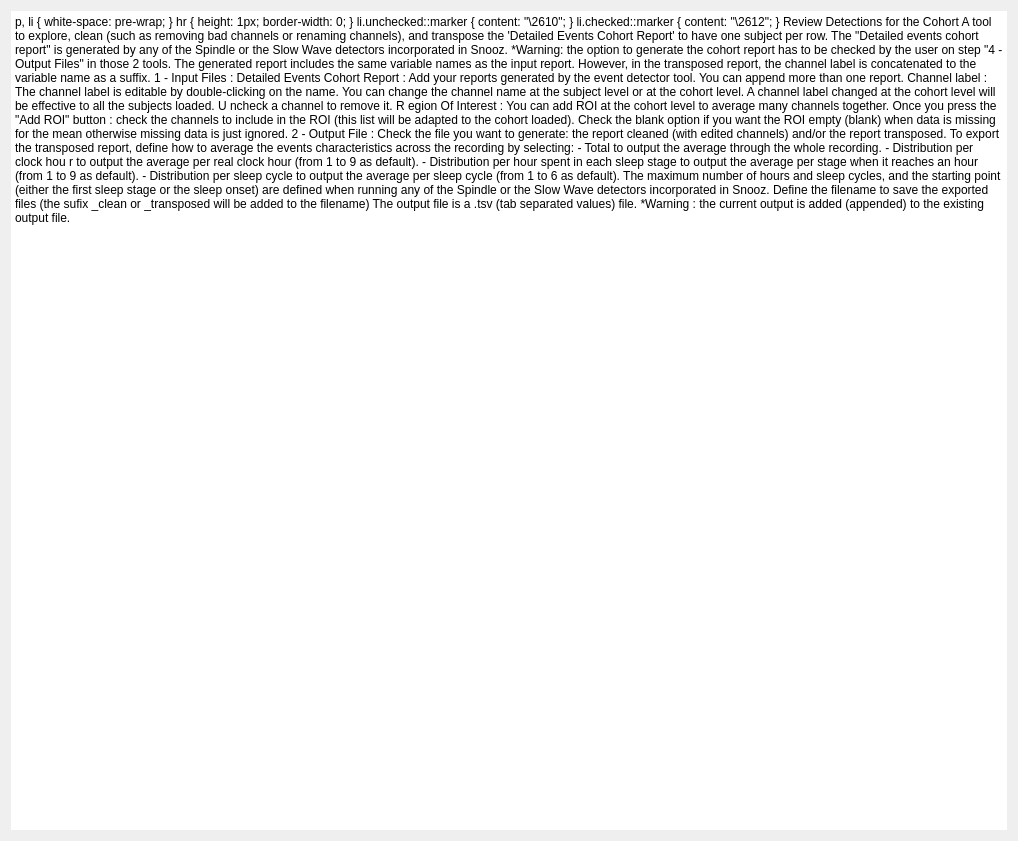
<?xml version="1.0" encoding="UTF-8"?>
<ui version="4.0">
 <class>IntroStep</class>
 <widget class="QWidget" name="IntroStep">
  <property name="geometry">
   <rect>
    <x>0</x>
    <y>0</y>
    <width>1018</width>
    <height>841</height>
   </rect>
  </property>
  <property name="windowTitle">
   <string/>
  </property>
  <layout class="QHBoxLayout" name="horizontalLayout">
   <item>
    <widget class="QTextEdit" name="textEdit">
     <property name="frameShape">
      <enum>QFrame::Shape::NoFrame</enum>
     </property>
     <property name="frameShadow">
      <enum>QFrame::Shadow::Plain</enum>
     </property>
     <property name="lineWidth">
      <number>0</number>
     </property>
     <property name="readOnly">
      <bool>true</bool>
     </property>
     <property name="html">
      <string>&lt;!DOCTYPE HTML PUBLIC &quot;-//W3C//DTD HTML 4.0//EN&quot; &quot;http://www.w3.org/TR/REC-html40/strict.dtd&quot;&gt;
&lt;html&gt;&lt;head&gt;&lt;meta name=&quot;qrichtext&quot; content=&quot;1&quot; /&gt;&lt;meta charset=&quot;utf-8&quot; /&gt;&lt;style type=&quot;text/css&quot;&gt;
p, li { white-space: pre-wrap; }
hr { height: 1px; border-width: 0; }
li.unchecked::marker { content: &quot;\2610&quot;; }
li.checked::marker { content: &quot;\2612&quot;; }
&lt;/style&gt;&lt;/head&gt;&lt;body style=&quot; font-size:12pt; font-weight:400; font-style:normal;&quot;&gt;
&lt;p style=&quot;-qt-paragraph-type:empty; margin-top:0px; margin-bottom:0px; margin-left:0px; margin-right:0px; -qt-block-indent:0; text-indent:0px;&quot;&gt;&lt;br /&gt;&lt;/p&gt;
&lt;p style=&quot; margin-top:0px; margin-bottom:0px; margin-left:0px; margin-right:0px; -qt-block-indent:0; text-indent:0px;&quot;&gt;&lt;span style=&quot; font-weight:600;&quot;&gt;Review Detections for the Cohort &lt;/span&gt;&lt;/p&gt;
&lt;p style=&quot;-qt-paragraph-type:empty; margin-top:0px; margin-bottom:0px; margin-left:0px; margin-right:0px; -qt-block-indent:0; text-indent:0px; font-weight:600;&quot;&gt;&lt;br /&gt;&lt;/p&gt;
&lt;p style=&quot; margin-top:0px; margin-bottom:0px; margin-left:0px; margin-right:0px; -qt-block-indent:0; text-indent:0px;&quot;&gt;A tool to explore, clean (such as removing bad channels or renaming channels), and transpose the 'Detailed Events Cohort Report' to have one subject per row.&lt;/p&gt;
&lt;p style=&quot;-qt-paragraph-type:empty; margin-top:0px; margin-bottom:0px; margin-left:0px; margin-right:0px; -qt-block-indent:0; text-indent:0px;&quot;&gt;&lt;br /&gt;&lt;/p&gt;
&lt;p style=&quot; margin-top:0px; margin-bottom:0px; margin-left:0px; margin-right:0px; -qt-block-indent:0; text-indent:0px;&quot;&gt;The &amp;quot;Detailed events cohort report&amp;quot; is generated by any of the Spindle or the Slow Wave detectors incorporated in Snooz.&lt;/p&gt;
&lt;p style=&quot; margin-top:0px; margin-bottom:0px; margin-left:0px; margin-right:0px; -qt-block-indent:0; text-indent:0px;&quot;&gt;*Warning: the option to generate the cohort report has to be checked by the user on step &amp;quot;4 - Output Files&amp;quot; in those 2 tools.&lt;/p&gt;
&lt;p style=&quot;-qt-paragraph-type:empty; margin-top:0px; margin-bottom:0px; margin-left:0px; margin-right:0px; -qt-block-indent:0; text-indent:0px;&quot;&gt;&lt;br /&gt;&lt;/p&gt;
&lt;p style=&quot; margin-top:0px; margin-bottom:0px; margin-left:0px; margin-right:0px; -qt-block-indent:0; text-indent:0px;&quot;&gt;The generated report includes the same variable names as the input report. However, in the transposed report, the channel label is concatenated to the variable name as a suffix.&lt;/p&gt;
&lt;p style=&quot;-qt-paragraph-type:empty; margin-top:0px; margin-bottom:0px; margin-left:0px; margin-right:0px; -qt-block-indent:0; text-indent:0px;&quot;&gt;&lt;br /&gt;&lt;/p&gt;
&lt;p style=&quot; margin-top:0px; margin-bottom:0px; margin-left:0px; margin-right:0px; -qt-block-indent:0; text-indent:0px;&quot;&gt;&lt;span style=&quot; text-decoration: underline;&quot;&gt;1 - Input Files :&lt;/span&gt;&lt;/p&gt;
&lt;p style=&quot;-qt-paragraph-type:empty; margin-top:0px; margin-bottom:0px; margin-left:0px; margin-right:0px; -qt-block-indent:0; text-indent:0px; text-decoration: underline;&quot;&gt;&lt;br /&gt;&lt;/p&gt;
&lt;p style=&quot; margin-top:0px; margin-bottom:0px; margin-left:0px; margin-right:0px; -qt-block-indent:0; text-indent:0px;&quot;&gt;&lt;span style=&quot; font-weight:700;&quot;&gt;Detailed Events Cohort Report : &lt;/span&gt;&lt;/p&gt;
&lt;p style=&quot; margin-top:0px; margin-bottom:0px; margin-left:0px; margin-right:0px; -qt-block-indent:0; text-indent:0px;&quot;&gt;Add your reports generated by the event detector tool.&lt;/p&gt;
&lt;p style=&quot; margin-top:0px; margin-bottom:0px; margin-left:0px; margin-right:0px; -qt-block-indent:0; text-indent:0px;&quot;&gt;You can append more than one report. &lt;/p&gt;
&lt;p style=&quot;-qt-paragraph-type:empty; margin-top:0px; margin-bottom:0px; margin-left:0px; margin-right:0px; -qt-block-indent:0; text-indent:0px;&quot;&gt;&lt;br /&gt;&lt;/p&gt;
&lt;p style=&quot; margin-top:0px; margin-bottom:0px; margin-left:0px; margin-right:0px; -qt-block-indent:0; text-indent:0px;&quot;&gt;&lt;span style=&quot; font-weight:700;&quot;&gt;Channel label : &lt;/span&gt;&lt;/p&gt;
&lt;p style=&quot; margin-top:0px; margin-bottom:0px; margin-left:0px; margin-right:0px; -qt-block-indent:0; text-indent:0px;&quot;&gt;&lt;span style=&quot; color:#000000; background-color:transparent;&quot;&gt;The channel label is editable by double-clicking on the name.&lt;/span&gt;&lt;/p&gt;
&lt;p style=&quot; margin-top:0px; margin-bottom:0px; margin-left:0px; margin-right:0px; -qt-block-indent:0; text-indent:0px;&quot;&gt;&lt;span style=&quot; color:#000000; background-color:transparent;&quot;&gt;You can change the channel name at the subject level or at the cohort level.&lt;/span&gt;&lt;/p&gt;
&lt;p style=&quot; margin-top:0px; margin-bottom:0px; margin-left:0px; margin-right:0px; -qt-block-indent:0; text-indent:0px; line-height:138%;&quot;&gt;&lt;span style=&quot; color:#000000; background-color:transparent;&quot;&gt;A channel label changed at the cohort level will be effective to all the subjects loaded.&lt;br /&gt;&lt;/span&gt;&lt;a name=&quot;docs-internal-guid-f4d620f5-7fff-c293-f18e-2502f4c333fa&quot;&gt;&lt;/a&gt;&lt;span style=&quot; color:#000000; background-color:transparent;&quot;&gt;U&lt;/span&gt;&lt;span style=&quot; color:#000000; background-color:transparent;&quot;&gt;ncheck a channel to remove it.&lt;/span&gt;&lt;/p&gt;
&lt;p style=&quot;-qt-paragraph-type:empty; margin-top:0px; margin-bottom:0px; margin-left:0px; margin-right:0px; -qt-block-indent:0; text-indent:0px; line-height:138%; color:#000000;&quot;&gt;&lt;br /&gt;&lt;/p&gt;
&lt;p style=&quot; margin-top:0px; margin-bottom:0px; margin-left:0px; margin-right:0px; -qt-block-indent:0; text-indent:0px; line-height:138%;&quot;&gt;&lt;a name=&quot;docs-internal-guid-dddb6927-7fff-085b-95eb-f8ee0decd42b&quot;&gt;&lt;/a&gt;&lt;span style=&quot; font-weight:700; color:#000000; background-color:transparent;&quot;&gt;R&lt;/span&gt;&lt;span style=&quot; font-weight:700; color:#000000; background-color:transparent;&quot;&gt;egion Of Interest : &lt;/span&gt;&lt;/p&gt;
&lt;p style=&quot; margin-top:0px; margin-bottom:0px; margin-left:0px; margin-right:0px; -qt-block-indent:0; text-indent:0px; line-height:138%;&quot;&gt;&lt;span style=&quot; color:#000000; background-color:transparent;&quot;&gt;You can add ROI at the cohort level to average many channels together.&lt;/span&gt;&lt;/p&gt;
&lt;p style=&quot; margin-top:0px; margin-bottom:0px; margin-left:0px; margin-right:0px; -qt-block-indent:0; text-indent:0px; line-height:138%;&quot;&gt;&lt;span style=&quot; color:#000000; background-color:transparent;&quot;&gt;Once you press the &amp;quot;Add ROI&amp;quot; button : check the channels to include in the ROI (this list will be adapted to the cohort loaded).&lt;/span&gt;&lt;/p&gt;
&lt;p style=&quot; margin-top:0px; margin-bottom:0px; margin-left:0px; margin-right:0px; -qt-block-indent:0; text-indent:0px; line-height:138%;&quot;&gt;&lt;span style=&quot; color:#000000; background-color:transparent;&quot;&gt;Check the blank option if you want the ROI empty (blank) when data is missing for the mean otherwise missing data is just ignored.&lt;/span&gt;&lt;/p&gt;
&lt;p style=&quot;-qt-paragraph-type:empty; margin-top:0px; margin-bottom:0px; margin-left:0px; margin-right:0px; -qt-block-indent:0; text-indent:0px;&quot;&gt;&lt;br /&gt;&lt;/p&gt;
&lt;p style=&quot; margin-top:0px; margin-bottom:0px; margin-left:0px; margin-right:0px; -qt-block-indent:0; text-indent:0px;&quot;&gt;&lt;span style=&quot; text-decoration: underline;&quot;&gt;2 - Output File :&lt;/span&gt;&lt;/p&gt;
&lt;p style=&quot;-qt-paragraph-type:empty; margin-top:0px; margin-bottom:0px; margin-left:0px; margin-right:0px; -qt-block-indent:0; text-indent:0px; text-decoration: underline;&quot;&gt;&lt;br /&gt;&lt;/p&gt;
&lt;p style=&quot; margin-top:0px; margin-bottom:0px; margin-left:0px; margin-right:0px; -qt-block-indent:0; text-indent:0px;&quot;&gt;Check the file you want to generate: the report cleaned (with edited channels) and/or the report transposed. &lt;/p&gt;
&lt;p style=&quot;-qt-paragraph-type:empty; margin-top:0px; margin-bottom:0px; margin-left:0px; margin-right:0px; -qt-block-indent:0; text-indent:0px;&quot;&gt;&lt;br /&gt;&lt;/p&gt;
&lt;p style=&quot; margin-top:0px; margin-bottom:0px; margin-left:0px; margin-right:0px; -qt-block-indent:0; text-indent:0px;&quot;&gt;To export the transposed report, define how to average the events characteristics across the recording by selecting: &lt;/p&gt;
&lt;p style=&quot; margin-top:0px; margin-bottom:0px; margin-left:0px; margin-right:0px; -qt-block-indent:0; text-indent:0px;&quot;&gt;-&lt;span style=&quot; font-weight:700;&quot;&gt;Total&lt;/span&gt; to output the average through the whole recording.&lt;br /&gt;-&lt;span style=&quot; font-weight:700;&quot;&gt;Distribution per clock hou&lt;/span&gt;r to output the average per real clock hour (from 1 to 9 as default).&lt;/p&gt;
&lt;p style=&quot; margin-top:0px; margin-bottom:0px; margin-left:0px; margin-right:0px; -qt-block-indent:0; text-indent:0px;&quot;&gt;-&lt;span style=&quot; font-weight:700;&quot;&gt;Distribution per hour spent in each sleep stage&lt;/span&gt; to output the average per stage when it reaches an hour (from 1 to 9 as default).&lt;/p&gt;
&lt;p style=&quot; margin-top:0px; margin-bottom:0px; margin-left:0px; margin-right:0px; -qt-block-indent:0; text-indent:0px;&quot;&gt;-&lt;span style=&quot; font-weight:700;&quot;&gt;Distribution per sleep cycle &lt;/span&gt;to output the average per sleep cycle (from 1 to 6 as default).&lt;br /&gt;&lt;/p&gt;
&lt;p style=&quot; margin-top:0px; margin-bottom:0px; margin-left:0px; margin-right:0px; -qt-block-indent:0; text-indent:0px;&quot;&gt;The maximum number of hours and sleep cycles, and the starting point (either the first sleep stage or the sleep onset) are defined when running any of the Spindle or the Slow Wave detectors incorporated in Snooz.&lt;/p&gt;
&lt;p style=&quot;-qt-paragraph-type:empty; margin-top:0px; margin-bottom:0px; margin-left:0px; margin-right:0px; -qt-block-indent:0; text-indent:0px;&quot;&gt;&lt;br /&gt;&lt;/p&gt;
&lt;p style=&quot; margin-top:0px; margin-bottom:0px; margin-left:0px; margin-right:0px; -qt-block-indent:0; text-indent:0px;&quot;&gt;Define the filename to save the exported files (the sufix _clean or _transposed will be added to the filename)&lt;/p&gt;
&lt;p style=&quot; margin-top:0px; margin-bottom:0px; margin-left:0px; margin-right:0px; -qt-block-indent:0; text-indent:0px;&quot;&gt;The output file is a .tsv (tab separated values) file. &lt;/p&gt;
&lt;p style=&quot; margin-top:0px; margin-bottom:0px; margin-left:0px; margin-right:0px; -qt-block-indent:0; text-indent:0px;&quot;&gt;*Warning : the current output is added (appended) to the existing output file.&lt;/p&gt;&lt;/body&gt;&lt;/html&gt;</string>
     </property>
    </widget>
   </item>
  </layout>
 </widget>
 <resources>
  <include location="../../../../../snooz-toolbox/src/main/python/ui/themes/themes.qrc"/>
 </resources>
 <connections/>
</ui>
